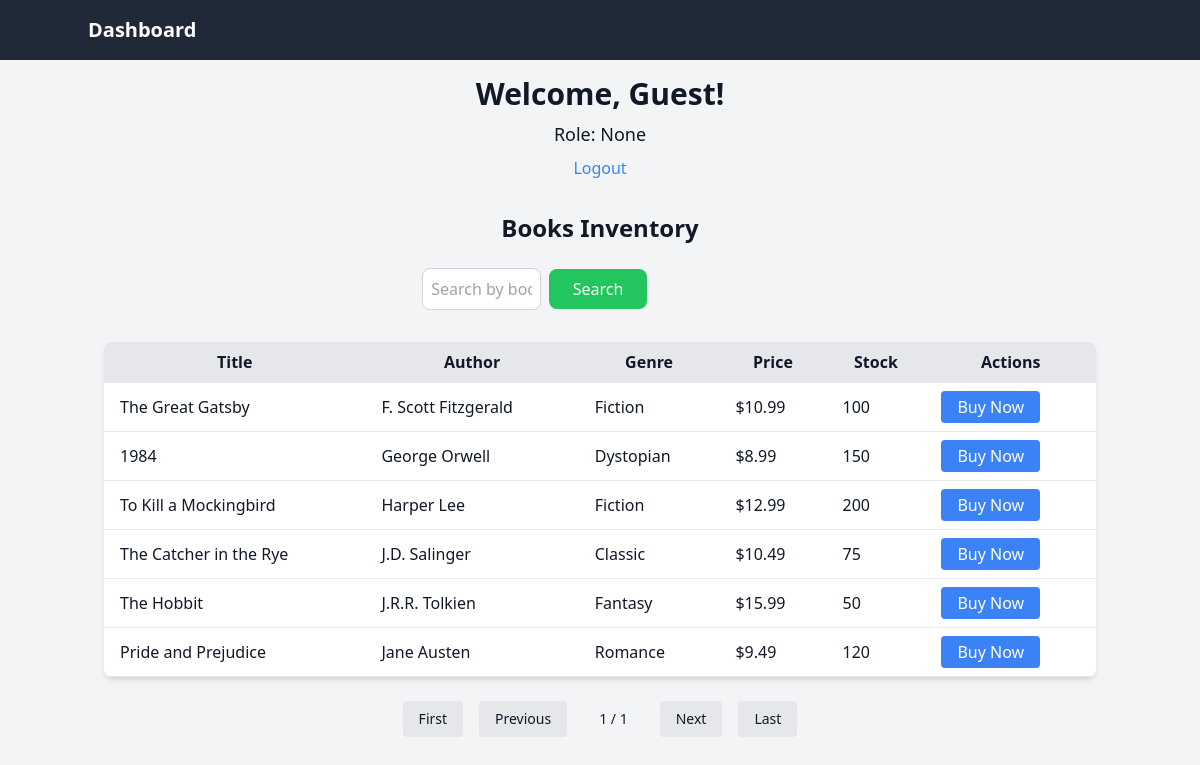
/books_view1.php, run on the app's committed database.
### tables this page shows
CREATE TABLE Books (
    book_id INT AUTO_INCREMENT PRIMARY KEY,
    title VARCHAR(255) NOT NULL,
    author VARCHAR(100) NOT NULL,
    ISBN VARCHAR(20) UNIQUE,
    genre VARCHAR(50) NOT NULL,
    price DECIMAL(10, 2) NOT NULL,
    stock_quantity INT NOT NULL,
    publication_date DATE NULL
);

### books_view1.php (the view, shortened to what this page needs)
<?php
include 'db_connect.php';
$books_per_page = 8;
$current_page = isset($_GET['page']) ? $_GET['page'] : 1;
$offset = ($current_page - 1) * $books_per_page;
$search_query = '';
if ($_SERVER['REQUEST_METHOD'] == 'POST' && isset($_POST['search'])) {
    $search_query = $_POST['search'];
    $stmt = $pdo->prepare("SELECT * FROM Books WHERE title LIKE :title LIMIT :offset, :books_per_page");
    $stmt->bindValue(':title', '%' . $search_query . '%');
    $stmt->bindValue(':offset', $offset, PDO::PARAM_INT);
    $stmt->bindValue(':books_per_page', $books_per_page, PDO::PARAM_INT);
} else {
    $stmt = $pdo->prepare("SELECT * FROM Books LIMIT :offset, :books_per_page");
    $stmt->bindValue(':offset', $offset, PDO::PARAM_INT);
    $stmt->bindValue(':books_per_page', $books_per_page, PDO::PARAM_INT);
}
$stmt->execute();
$books = $stmt->fetchAll(PDO::FETCH_ASSOC);
$stmt = $pdo->query("SELECT COUNT(*) FROM Books");
$total_books = $stmt->fetchColumn();
$total_pages = ceil($total_books / $books_per_page);
?>
<!DOCTYPE html>
<html lang="en">
<head>
    <script src="https://cdn.tailwindcss.com"></script>
</head>
<body class="bg-gray-100 text-gray-900">
<div class="bg-gray-800 text-white p-4">
    <div class="container mx-auto flex justify-between items-center">
        <a href="dashboard_user.php" class="text-xl font-semibold">Dashboard</a>
    </div>
</div>
<div class="container mx-auto p-4">
    <div class="text-center">
        <h1 class="text-3xl font-bold mb-2">Welcome, <?php echo htmlspecialchars($_SESSION['username'] ?? 'Guest'); ?>!</h1>
        <p class="text-lg">Role: <?php echo htmlspecialchars($_SESSION['role'] ?? 'None'); ?></p>
        <a href="logout.php" class="text-blue-500 hover:text-blue-700 mt-2 inline-block">Logout</a>
    </div>
    <h2 class="text-2xl font-semibold text-center mt-8 mb-6">Books Inventory</h2>
    <div class="flex justify-center mb-8">
        <form method="POST" action="" class="flex items-center space-x-2">
            <input type="text" name="search" placeholder="Search by book name" value="<?php echo htmlspecialchars($search_query); ?>"
                class="p-2 border border-gray-300 rounded-lg w-1/2 md:w-1/3" />
            <button type="submit" class="bg-green-500 text-white py-2 px-6 rounded-lg hover:bg-green-600">Search</button>
        </form>
    </div>
    <div class="overflow-x-auto shadow-md rounded-lg bg-white">
        <table class="min-w-full table-auto">
            <thead>
                <tr class="bg-gray-200">
                    <th class="py-2 px-4 border-b">Title</th>
                    <th class="py-2 px-4 border-b">Author</th>
                    <th class="py-2 px-4 border-b">Genre</th>
                    <th class="py-2 px-4 border-b">Price</th>
                    <th class="py-2 px-4 border-b">Stock</th>
                    <th class="py-2 px-4 border-b">Actions</th>
                </tr>
            </thead>
            <tbody>
                <?php foreach ($books as $book): ?>
                    <tr class="hover:bg-gray-50">
                        <td class="py-2 px-4 border-b"><?php echo htmlspecialchars($book['title']); ?></td>
                        <td class="py-2 px-4 border-b"><?php echo htmlspecialchars($book['author']); ?></td>
                        <td class="py-2 px-4 border-b"><?php echo htmlspecialchars($book['genre']); ?></td>
                        <td class="py-2 px-4 border-b">$<?php echo number_format($book['price'], 2); ?></td>
                        <td class="py-2 px-4 border-b"><?php echo htmlspecialchars($book['stock_quantity']); ?></td>
                        <td class="py-2 px-4 border-b">
                            <button class="bg-blue-500 text-white py-1 px-4 rounded hover:bg-blue-600" onclick="confirmPurchase(<?php echo $book['book_id']; ?>)">Buy Now</button>
                        </td>
                    </tr>
                <?php endforeach; ?>
            </tbody>
        </table>
    </div>
    <div class="flex justify-center mt-6">
        <nav class="inline-flex items-center space-x-4">
            <a href="?page=1" class="px-4 py-2 text-sm bg-gray-200 hover:bg-gray-300 rounded">First</a>
            <a href="?page=<?php echo max(1, $current_page - 1); ?>" class="px-4 py-2 text-sm bg-gray-200 hover:bg-gray-300 rounded">Previous</a>
            <span class="px-4 py-2 text-sm"><?php echo $current_page; ?> / <?php echo $total_pages; ?></span>
            <a href="?page=<?php echo min($total_pages, $current_page + 1); ?>" class="px-4 py-2 text-sm bg-gray-200 hover:bg-gray-300 rounded">Next</a>
            <a href="?page=<?php echo $total_pages; ?>" class="px-4 py-2 text-sm bg-gray-200 hover:bg-gray-300 rounded">Last</a>
        </nav>
    </div>
</div>
</body>
</html>

### data on the page
books: title "The Great Gatsby", author "F. Scott Fitzgerald", genre "Fiction", price "10.99", stock_quantity "100"
books: title "1984", author "George Orwell", genre "Dystopian", price "8.99", stock_quantity "150"
books: title "To Kill a Mockingbird", author "Harper Lee", genre "Fiction", price "12.99", stock_quantity "200"
books: title "The Catcher in the Rye", author "J.D. Salinger", genre "Classic", price "10.49", stock_quantity "75"
books: title "The Hobbit", author "J.R.R. Tolkien", genre "Fantasy", price "15.99", stock_quantity "50"
books: title "Pride and Prejudice", author "Jane Austen", genre "Romance", price "9.49", stock_quantity "120"

### other printed values
$_SESSION['username'] "Guest"
$_SESSION['role'] "None"
$current_page "1"
$total_pages "1"
